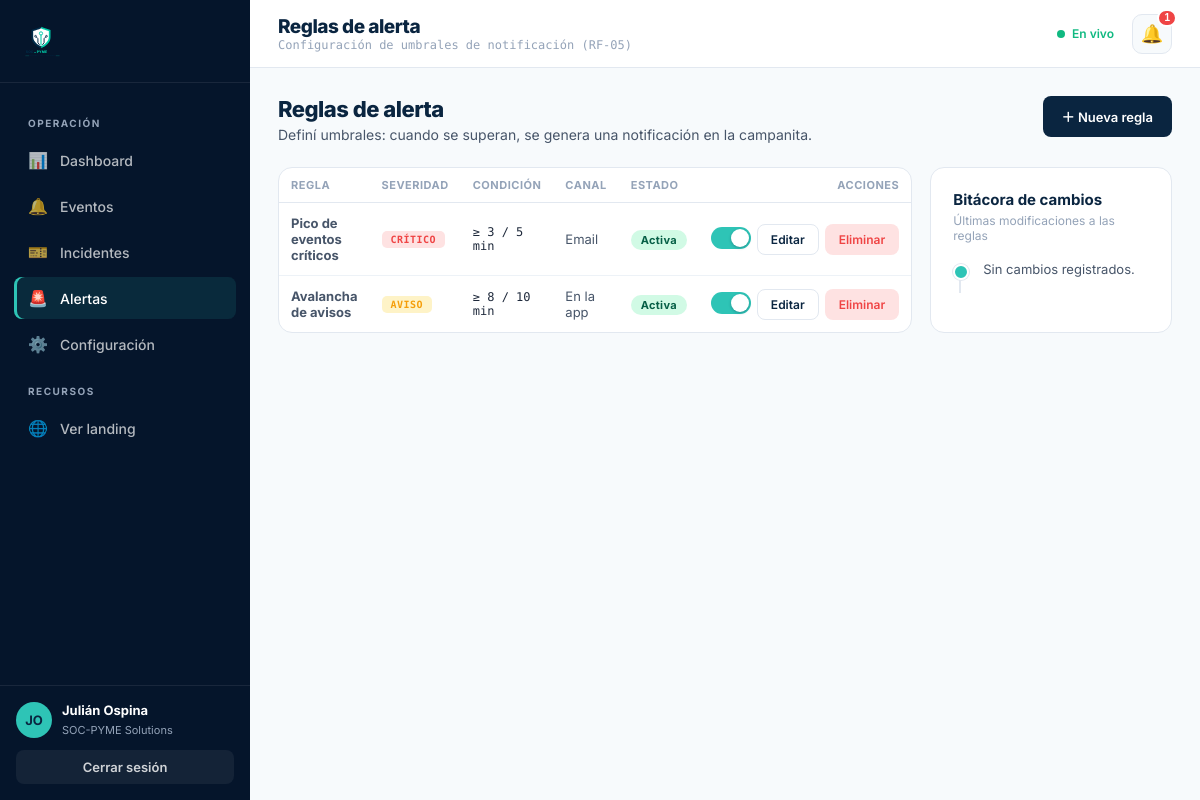
Screenshot of /alertas/ (signed in) with the database file from the repository.
### models.py (models this page shows, shortened)
class User(UserMixin, db.Model):
    __tablename__ = "users"
    id = db.Column(db.Integer, primary_key=True)
    name = db.Column(db.String(120), nullable=False)
    company = db.Column(db.String(120), nullable=False)
    email = db.Column(db.String(160), unique=True, nullable=False, index=True)
    password_hash = db.Column(db.String(255), nullable=False)
    theme = db.Column(db.String(32), nullable=False, default="default")
    created_at = db.Column(db.DateTime, default=utcnow, nullable=False)
    incidents = db.relationship("Incident", back_populates="assignee", lazy="dynamic")
    notifications = db.relationship(
        "Notification", back_populates="user", lazy="dynamic",
        cascade="all, delete-orphan",
    )
    @property
    def initials(self):
        parts = self.name.split()
        if len(parts) >= 2:
            return (parts[0][0] + parts[1][0]).upper()
        return self.name[:2].upper()

class AlertRule(db.Model):
    __tablename__ = "alert_rules"
    id = db.Column(db.Integer, primary_key=True)
    name = db.Column(db.String(160), nullable=False)
    target_severity = db.Column(db.String(20), nullable=False, default="critico")
    threshold = db.Column(db.Integer, nullable=False, default=3)     # nº de eventos
    window_minutes = db.Column(db.Integer, nullable=False, default=5)
    channel = db.Column(db.String(20), nullable=False, default="in_app")
    active = db.Column(db.Boolean, default=True, nullable=False)
    last_triggered_at = db.Column(db.DateTime, nullable=True)
    @property
    def severity_label(self):
        return SEVERITY_LABELS.get(self.target_severity, self.target_severity.upper())
    @property
    def channel_label(self):
        return ALERT_CHANNEL_LABELS.get(self.channel, self.channel)

### routes/alerts.py (the view)
@alerts_bp.route("/")
@login_required
def list_rules():
    rules = AlertRule.query.order_by(AlertRule.id.asc()).all()
    logs = (
        AuditLog.query.filter_by(entity_type="alert_rule")
        .order_by(AuditLog.timestamp.desc())
        .limit(12)
        .all()
    )
    return render_template("alerts/list.html", rules=rules, logs=logs)

### app.py (called while the page is built)
def _register_context(app):
    @app.context_processor
    def inject_globals():
        from models import Notification
        unread = 0
        recent_notifs = []
        if current_user.is_authenticated:
            unread = Notification.query.filter_by(read=False).count()
            recent_notifs = (
                Notification.query.filter_by(read=False)
                .order_by(Notification.created_at.desc())
                .limit(8)
                .all()
            )
        return {
            "unread_notifications": unread,
            "recent_notifications": recent_notifs,
        }

### models.py (called while the page is built)
@login_manager.user_loader
def load_user(user_id):
    return db.session.get(User, int(user_id))

### templates/alerts/list.html (shortened to what this page needs)
{% extends "base_app.html" %}
{% set active_page = 'alerts' %}
{% block page_title %}Reglas de alerta{% endblock %}
{% block page_sub %}Configuración de umbrales de notificación (RF-05){% endblock %}
{% block content %}
<div class="page-head">
  <div>
    <h2>Reglas de alerta</h2>
    <p>Definí umbrales: cuando se superan, se genera una notificación en la campanita.</p>
  </div>
  <a href="{{ url_for('alerts.new') }}" class="btn btn-primary">＋ Nueva regla</a>
</div>
<div class="detail-grid">
  <div class="panel" style="padding:0;">
    <table class="data-table">
      <thead>
        <tr>
          <th>Regla</th>
          <th>Severidad</th>
          <th>Condición</th>
          <th class="hide-sm">Canal</th>
          <th>Estado</th>
          <th style="text-align:right;">Acciones</th>
        </tr>
      </thead>
      <tbody>
        {% for r in rules %}
        <tr>
          <td><strong>{{ r.name }}</strong></td>
          <td><span class="badge sev-{{ r.target_severity }}">{{ r.severity_label }}</span></td>
          <td class="mono">≥ {{ r.threshold }} / {{ r.window_minutes }} min</td>
          <td class="hide-sm">{{ r.channel_label }}</td>
          <td>
            <span class="chip {{ 'on' if r.active else 'off' }}">{{ 'Activa' if r.active else 'Inactiva' }}</span>
          </td>
          <td>
            <div class="row-actions">
              <form method="post" action="{{ url_for('alerts.toggle', rule_id=r.id) }}" title="{{ 'Desactivar' if r.active else 'Activar' }}">
                <button type="submit" class="toggle {{ 'on' if r.active else '' }}" aria-label="Activar/Desactivar">
                  <span class="toggle-track"></span>
                </button>
              </form>
              <a href="{{ url_for('alerts.edit', rule_id=r.id) }}" class="btn btn-ghost btn-sm">Editar</a>
              <form method="post" action="{{ url_for('alerts.delete', rule_id=r.id) }}"
                    onsubmit="return confirm('¿Eliminar la regla «{{ r.name }}»? Esta acción no se puede deshacer.');">
                <button type="submit" class="btn btn-danger btn-sm">Eliminar</button>
              </form>
            </div>
          </td>
        </tr>
        {% else %}
        <tr><td colspan="6" class="empty-state"><div class="ic">🚨</div>No hay reglas de alerta. Crea la primera con «Nueva regla».</td></tr>
        {% endfor %}
      </tbody>
    </table>
  </div>
  <div class="panel">
    <div class="panel-title">Bitácora de cambios</div>
    <div class="panel-desc">Últimas modificaciones a las reglas</div>
    <ul class="timeline">
      {% for log in logs %}
      <li>
        <div class="tl-action">{{ log.action }}</div>
        <div class="tl-detail">{{ log.detail }}</div>
        <div class="tl-meta">{{ log.user.name if log.user else 'Sistema' }} · {{ log.timestamp.strftime('%d/%m/%Y %H:%M') }}</div>
      </li>
      {% else %}
      <li><div class="tl-detail">Sin cambios registrados.</div></li>
      {% endfor %}
    </ul>
  </div>
</div>
{% endblock %}

### templates/base_app.html (shortened to what this page needs)
<!DOCTYPE html>
<html lang="es">
<head>
  <link rel="stylesheet" href="{{ url_for('static', filename='css/main.css') }}">
  <link rel="stylesheet" href="{{ url_for('static', filename='css/dashboard.css') }}">
</head>
<body class="app">
  <div class="app-shell">
    <aside class="sidebar" id="sidebar">
      <a class="sidebar-brand logo" href="{{ url_for('dashboard.index') }}">
        {% include '_logo.html' %}
      </a>
      <nav class="sidebar-nav">
        <div class="sidebar-section">Operación</div>
        <a href="{{ url_for('dashboard.index') }}" class="{% if active_page == 'dashboard' %}active{% endif %}">
          <span class="ic">📊</span> Dashboard
        </a>
        <a href="{{ url_for('events.list_events') }}" class="{% if active_page == 'events' %}active{% endif %}">
          <span class="ic">🔔</span> Eventos
        </a>
        <a href="{{ url_for('incidents.list_incidents') }}" class="{% if active_page == 'incidents' %}active{% endif %}">
          <span class="ic">🎫</span> Incidentes
        </a>
        <a href="{{ url_for('alerts.list_rules') }}" class="{% if active_page == 'alerts' %}active{% endif %}">
          <span class="ic">🚨</span> Alertas
        </a>
        <a href="{{ url_for('dashboard.settings') }}" class="{% if active_page == 'settings' %}active{% endif %}">
          <span class="ic">⚙️</span> Configuración
        </a>
        <div class="sidebar-section">Recursos</div>
        <a href="{{ url_for('main.index') }}"><span class="ic">🌐</span> Ver landing</a>
      </nav>
      <div class="sidebar-foot">
        <div class="sidebar-user">
          <div class="sidebar-avatar">{{ current_user.initials }}</div>
          <div class="sidebar-user-info">
            <strong>{{ current_user.name }}</strong>
            <span>{{ current_user.company }}</span>
          </div>
        </div>
        <a href="{{ url_for('auth.logout') }}" class="sidebar-logout">Cerrar sesión</a>
      </div>
    </aside>
    <div class="app-main">
      <header class="topbar">
        <div class="topbar-left">
          <div>
            <h1>{% block page_title %}Dashboard{% endblock %}</h1>
            <div class="topbar-sub">{% block page_sub %}SOC-PYME · Panel de operaciones{% endblock %}</div>
          </div>
        </div>
        <div class="topbar-right">
          <span class="live-dot">En vivo</span>
          <div class="bell-wrap">
            <button class="bell-btn" id="bell-btn" aria-label="Notificaciones">
              🔔
              <span class="bell-count {% if not unread_notifications %}hidden{% endif %}" id="bell-count">{{ unread_notifications }}</span>
            </button>
          </div>
        </div>
      </header>
      <main class="content">
        {% block content %}{% endblock %}
      </main>
    </div>
  </div>
</body>
</html>

### static/css/main.css (style rules this page uses)
:root { --navy: #0A2540; --navy-deep: #05152B; --blue: #0E6BA8; --cyan: #2EC4B6; --cyan-pale: #E8F9F8; --white: #FFFFFF; --off-white: #F7FAFC; --gray-100: #EDF2F7; --gray-200: #E2E8F0; --gray-400: #94A3B8; --gray-600: #475569; --gray-800: #1E293B; --red: #EF4444; --green: #10B981; --yellow: #F59E0B; }
* { margin: 0; padding: 0; box-sizing: border-box; }
html { scroll-behavior: smooth; }
body { background: var(--white); color: var(--gray-800); font-family: 'Inter', sans-serif; overflow-x: hidden; }
a { color: inherit; }
nav { position: fixed; top: 0; left: 0; right: 0; z-index: 100; display: flex; align-items: center; justify-content: space-between; padding: 0 6%; height: 70px; background: rgba(255, 255, 255, 0.95); backdrop-filter: blur(10px); border-bottom: 1px solid var(--gray-200); }
.logo { display: flex; align-items: center; gap: 10px; text-decoration: none; }

### rows the page displays
User: initials "JO", name "Julián Ospina", company "SOC-PYME Solutions"
AlertRule: name "Pico de eventos críticos", severity_label "CRÍTICO", threshold "3", window_minutes "5", channel_label "Email", active "Activa"
AlertRule: name "Avalancha de avisos", severity_label "AVISO", threshold "8", window_minutes "10", channel_label "En la app", active "Activa"

### other values shown
{{ unread_notifications }} "1"
